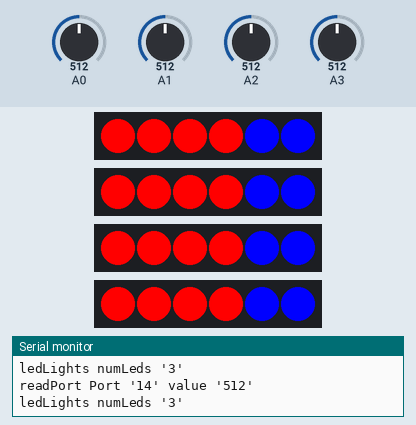
A sketch run on a simulated Arduino Uno, built with avr-gcc and run on an emulated ATmega328P. On the bench: 4 × 6 RGB LEDs in strip order, left to right, the last lines printed to the serial monitor. The inputs (shaded band) are chosen by the test bench; at power-on: A0 = 512, A1 = 512, A2 = 512, A3 = 512.

Above: at 1.4 s.
1.5 s: A0 set to 901
At 3.0 s:
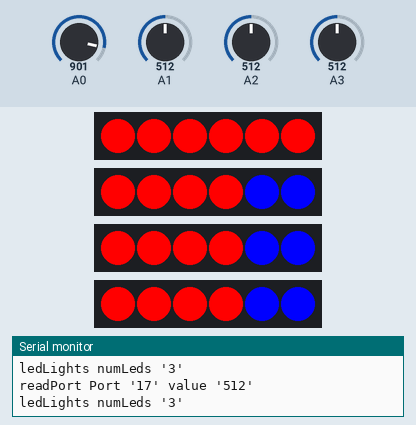
3.6 s: A1 set to 901
At 5.0 s:
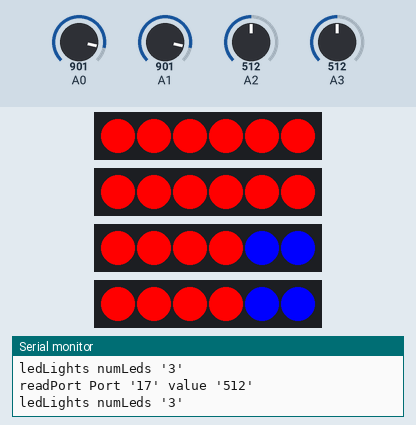
5.7 s: A2 set to 901
At 7.0 s:
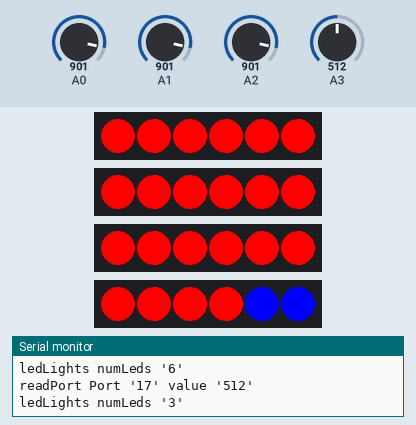
7.7 s: A3 set to 901
At 9.1 s:
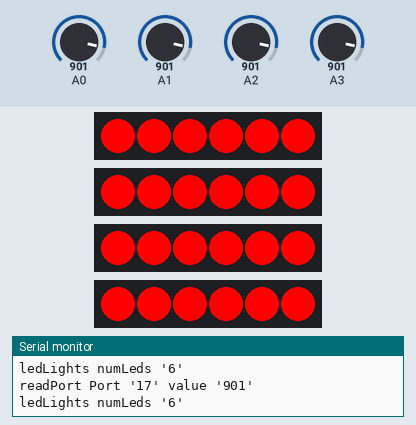
9.7 s: A0 set to 716
At 11.1 s:
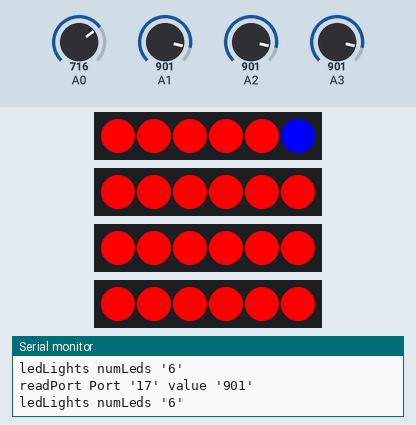
11.7 s: A1 set to 716
At 13.1 s:
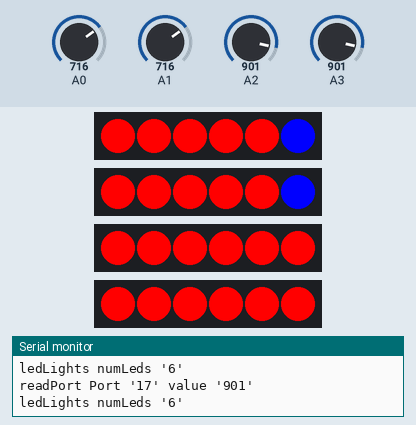
Timing chart, 0 to 14.7 s (numbered marks = the images above; inputs shaded):
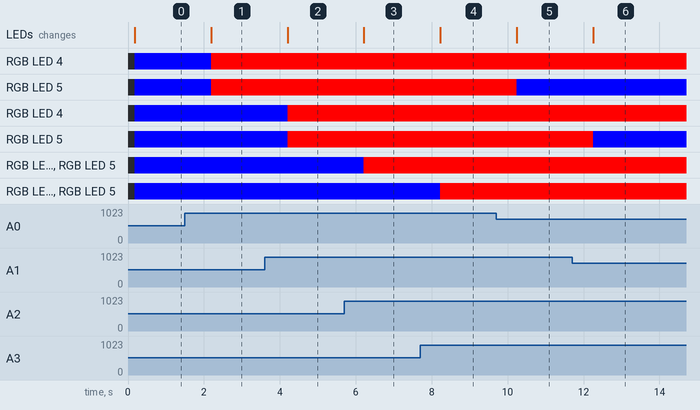

The sketch:

sketch_mar29a_ProjectNewOne.ino
```cpp
#include <Adafruit_NeoPixel.h>

#define PIN_STRIP_0 10
#define PIN_STRIP_1 11
#define PIN_STRIP_2 12
#define PIN_STRIP_3 13

#define NUM_LEDS 6

// todo : figure out how to put these in an array

//setting the strips and passing in the number of LEDs.
Adafruit_NeoPixel strip_0(NUM_LEDS, PIN_STRIP_0);
Adafruit_NeoPixel strip_1(NUM_LEDS, PIN_STRIP_1);
Adafruit_NeoPixel strip_2(NUM_LEDS, PIN_STRIP_2);
Adafruit_NeoPixel strip_3(NUM_LEDS, PIN_STRIP_3);

void setup() {
  Serial.begin(9600);

  strip_0.begin();
  strip_0.show();

  strip_1.begin();
  strip_1.show();

  strip_2.begin();
  strip_2.show();

  strip_3.begin();
  strip_3.show();
}

int readPort(int port)
{
  int value = analogRead(port);

  Serial.print("readPort ");
  Serial.print("Port '");
  Serial.print(port);
  Serial.print("' ");

  Serial.print("value '");
  Serial.print(value);
  Serial.print("' ");

  Serial.println("");

  return value;
}

int ledLights(int number){
  int numLeds = 0;

  // works out the number of LED's that should be lit up depending on our number

  if(number > 201 && number < 340){
    numLeds = 1;
  }
  else if(number > 341 && number < 480){
    numLeds = 2;
  }
  else if(number > 481 && number < 620){
    numLeds = 3;
  }
  else if( number > 621 && number < 750){
    numLeds = 4;
  }
  else if(number > 751 && number < 890){
    numLeds = 5;
  }
  else if(number > 891){
    numLeds = 6;
  }

  Serial.print("ledLights ");
  Serial.print("numLeds '");
  Serial.print(numLeds);
  Serial.print("' ");

  Serial.println("");

  return numLeds;
}

void loop() {

  // copy pasted;
  // - we read the value from the input
  // - figure out how many LEDs we want to show (it depends on how high the number is)
  // - loop through the LEDS on a strip setting to either red or blue
  // - high number Red and Blue being the low number.

  int value_strip_0 = readPort(A0);
  int leds_strip_0 = ledLights(value_strip_0);
  for (int i = 0; i < NUM_LEDS; i++) {
    if(i <= leds_strip_0) {
      strip_0.setPixelColor(i, strip_0.Color(255, 0, 0));
    }
    else {
      strip_0.setPixelColor(i, strip_0.Color(0, 0, 255));
    }
  }

  int value_strip_1 = readPort(A1);
  int leds_strip_1 = ledLights(value_strip_1);
  for (int i = 0; i < NUM_LEDS; i++) {
    if(i <= leds_strip_1) {
      strip_1.setPixelColor(i, strip_1.Color(255, 0, 0));
    }
    else {
      strip_1.setPixelColor(i, strip_1.Color(0, 0, 255));
    }
  }

  int value_strip_2 = readPort(A2);
  int leds_strip_2 = ledLights(value_strip_2);
  for (int i = 0; i < NUM_LEDS; i++) {
    if(i <= leds_strip_2) {
      strip_2.setPixelColor(i, strip_2.Color(255, 0, 0));
    }
    else {
      strip_2.setPixelColor(i, strip_2.Color(0, 0, 255));
    }
  }

  int value_strip_3 = readPort(A3);
  int leds_strip_3 = ledLights(value_strip_3);
  for (int i = 0; i < NUM_LEDS; i++) {
    if(i <= leds_strip_3) {
      strip_3.setPixelColor(i, strip_3.Color(255, 0, 0));
    }
    else {
      strip_3.setPixelColor(i, strip_3.Color(0, 0, 255));
    }
  }

  strip_0.show();
  strip_1.show();
  strip_2.show();
  strip_3.show();

  delay(500);
}
```

Measured:
- after the input at 1.5 s, RGB LED 4, RGB LED 5: RGB(0, 0, 255) → RGB(255, 0, 0) after 0.69 s; the LEDs: change after 0.69 s (image 1)
- after the input at 3.6 s, RGB LED 4, RGB LED 5: RGB(0, 0, 255) → RGB(255, 0, 0) after 0.60 s; the LEDs: change after 0.60 s (image 2)
- after the input at 5.7 s, RGB LED 4, RGB LED 5: RGB(0, 0, 255) → RGB(255, 0, 0) after 0.52 s; the LEDs: change after 0.52 s (image 3)
- after the input at 7.7 s, RGB LED 4, RGB LED 5: RGB(0, 0, 255) → RGB(255, 0, 0) after 0.53 s; the LEDs: change after 0.53 s (image 4)
- after the input at 9.7 s, RGB LED 5: RGB(255, 0, 0) → RGB(0, 0, 255) after 0.54 s; the LEDs: change after 0.54 s (image 5)
- after the input at 11.7 s, RGB LED 5: RGB(255, 0, 0) → RGB(0, 0, 255) after 0.56 s; the LEDs: change after 0.56 s (image 6)
